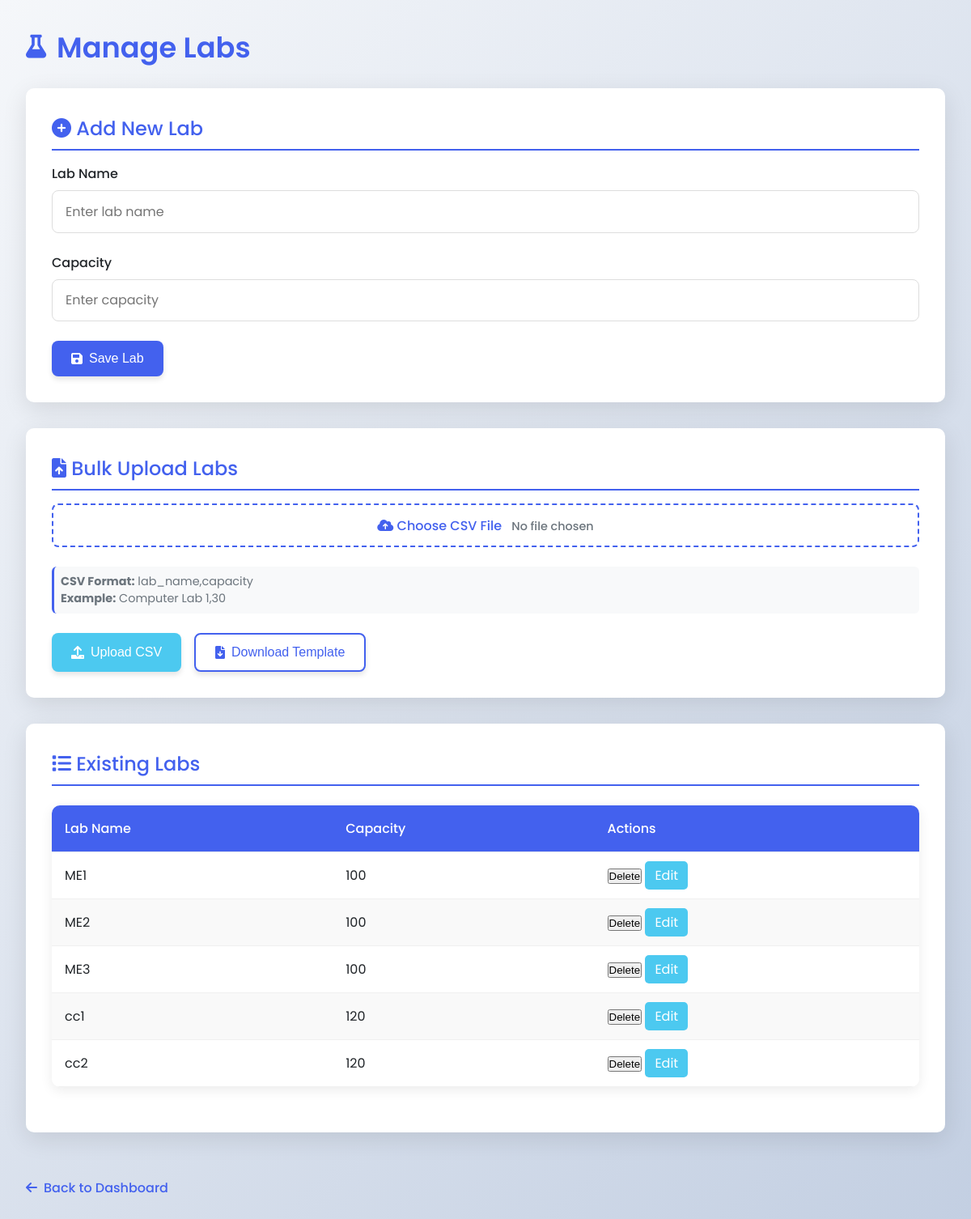
Screenshot of /labs with the database file from the repository.
### app.py (models this page shows)
class Lab(db.Model):
    id = db.Column(db.Integer, primary_key=True)
    name = db.Column(db.String(50), unique=True, nullable=False)
    capacity = db.Column(db.Integer, nullable=False)

### app.py (the view, shortened to what this page needs)
@app.route('/labs', methods=['GET', 'POST'])
def manage_labs():
    labs = Lab.query.order_by(Lab.name).all()
    return render_template('labs.html', labs=labs)

### templates/labs.html (shortened to what this page needs)
<!DOCTYPE html>
<html lang="en">
<head>
    <link rel="stylesheet" href="https://cdnjs.cloudflare.com/ajax/libs/font-awesome/6.0.0-beta3/css/all.min.css">
</head>
<body>
    <div class="container">
        <h1><i class="fas fa-flask"></i> Manage Labs</h1>
        <div class="card">
            <h2><i class="fas fa-plus-circle"></i> Add New Lab</h2>
            <form method="POST" action="{{ url_for('manage_labs') }}">
                <div class="form-group">
                    <label for="lab_name">Lab Name</label>
                    <input type="text" id="lab_name" name="lab_name" placeholder="Enter lab name" required>
                </div>
                <div class="form-group">
                    <label for="lab_capacity">Capacity</label>
                    <input type="number" id="lab_capacity" name="lab_capacity" placeholder="Enter capacity" min="1" required>
                </div>
                <div class="btn-group">
                    <button type="submit" class="btn btn-primary">
                        <i class="fas fa-save"></i> Save Lab
                    </button>
                </div>
            </form>
        </div>
        <div class="card">
            <h2><i class="fas fa-file-upload"></i> Bulk Upload Labs</h2>
            <form method="POST" action="{{ url_for('manage_labs') }}" enctype="multipart/form-data">
                <div class="form-group">
                    <label for="file-upload" class="file-label">
                        <i class="fas fa-cloud-upload-alt"></i> Choose CSV File
                        <span id="file-chosen" class="file-name">No file chosen</span>
                    </label>
                    <div class="instructions">
                        <p><strong>CSV Format:</strong> lab_name,capacity</p>
                        <p><strong>Example:</strong> Computer Lab 1,30</p>
                    </div>
                </div>
                <div class="btn-group">
                    <button type="submit" name="upload" class="btn btn-success">
                        <i class="fas fa-upload"></i> Upload CSV
                    </button>
                    <button type="button" onclick="downloadTemplate()" class="btn btn-secondary">
                        <i class="fas fa-file-download"></i> Download Template
                    </button>
                </div>
            </form>
        </div>
        <div class="card">
            <h2><i class="fas fa-list"></i> Existing Labs</h2>
            {% if labs %}
            <table>
                <thead>
                    <tr>
                        <th>Lab Name</th>
                        <th>Capacity</th>
                        <th>Actions</th>
                    </tr>
                </thead>
                <tbody>
                    {% for lab in labs %}
                    <tr>
                        <td>{{ lab.name }}</td>
                        <td>{{ lab.capacity }}</td>
                        <td>
                            <form action="{{ url_for('delete_lab', id=lab.id) }}" method="post" style="display:inline;">
                                <button type="submit" onclick="return confirm('Are you sure you want to delete {{ lab.name }}?');">
                                Delete
                                </button>
                            </form>
                            <a href="{{ url_for('edit_lab', id=lab.id) }}"
                            style="color: white; background-color: var(--success); padding: 6px 12px; border-radius: 5px; text-decoration: none;">
                                Edit
                            </a>
                        </td>
                    </tr>
                    {% endfor %}
                </tbody>
            </table>
            {% else %}
            <div style="text-align: center; padding: 2rem; color: var(--gray);">
                <i class="fas fa-flask" style="font-size: 2rem; margin-bottom: 1rem;"></i>
                <p>No labs have been added yet. Add your first lab above.</p>
            </div>
            {% endif %}
        </div>
        <a href="{{ url_for('index') }}" class="back-link">
            <i class="fas fa-arrow-left"></i> Back to Dashboard
        </a>
    </div>
</body>
</html>

### templates/labs.html (style rules this page uses)
:root { --primary: #4361ee; --primary-dark: #3a56d4; --secondary: #3f37c9; --light: #f8f9fa; --dark: #212529; --success: #4cc9f0; --danger: #f72585; --warning: #f8961e; --gray: #6c757d; }
* { margin: 0; padding: 0; box-sizing: border-box; }
body { font-family: 'Poppins', sans-serif; background: linear-gradient(135deg, #f5f7fa 0%, #c3cfe2 100%); min-height: 100vh; color: var(--dark); padding: 2rem; }
.container { max-width: 1200px; margin: 0 auto; }
h1 { font-size: 2.2rem; font-weight: 600; color: var(--primary); margin-bottom: 1.5rem; display: flex; align-items: center; gap: 0.8rem; }
h1 i { font-size: 1.8rem; }
h2 { font-size: 1.5rem; font-weight: 500; color: var(--primary); margin-bottom: 1rem; padding-bottom: 0.5rem; border-bottom: 2px solid var(--primary); }
.card { background-color: white; border-radius: 10px; padding: 2rem; box-shadow: 0 8px 30px rgba(0, 0, 0, 0.1); margin-bottom: 2rem; }
.form-group { margin-bottom: 1.5rem; }
label { display: block; margin-bottom: 0.5rem; font-weight: 500; color: var(--dark); }
input, select { width: 100%; padding: 0.8rem 1rem; border: 1px solid #ddd; border-radius: 8px; font-family: 'Poppins', sans-serif; font-size: 1rem; transition: all 0.3s ease; }
.btn { display: inline-flex; align-items: center; justify-content: center; padding: 0.8rem 1.5rem; border-radius: 8px; font-weight: 500; text-decoration: none; transition: all 0.3s ease; box-shadow: 0 4px 6px rgba(0, 0, 0, 0.1); border: none; cursor: pointer; font-size: 1rem; gap: 0.5rem; }
.btn-primary { background-color: var(--primary); color: white; }
.btn-secondary { background-color: white; color: var(--primary); border: 2px solid var(--primary); }
.btn-success { background-color: var(--success); color: white; }
.btn-group { display: flex; gap: 1rem; margin-top: 1rem; }
table { width: 100%; border-collapse: collapse; margin: 1.5rem 0; background-color: white; border-radius: 10px; overflow: hidden; box-shadow: 0 4px 15px rgba(0, 0, 0, 0.08); }
th, td { padding: 1rem; text-align: left; border-bottom: 1px solid #f0f0f0; }
th { background-color: var(--primary); color: white; font-weight: 500; }
tr:nth-child(even) { background-color: #f9f9f9; }
.instructions { font-size: 0.9rem; color: var(--gray); margin: 0.5rem 0; padding: 0.5rem; background-color: #f8f9fa; border-radius: 6px; border-left: 3px solid var(--primary); }
.file-label { display: inline-block; padding: 0.8rem 1.5rem; background-color: white; color: var(--primary); border: 2px dashed var(--primary); border-radius: 8px; cursor: pointer; transition: all 0.3s ease; text-align: center; margin-bottom: 1rem; width: 100%; }
.file-name { margin-left: 0.5rem; font-size: 0.9rem; color: var(--gray); }
.back-link { display: inline-flex; align-items: center; gap: 0.5rem; margin-top: 1.5rem; color: var(--primary); text-decoration: none; font-weight: 500; }

### rows the page displays
Lab: name "ME1", capacity "100"
Lab: name "ME2", capacity "100"
Lab: name "ME3", capacity "100"
Lab: name "cc1", capacity "120"
Lab: name "cc2", capacity "120"
